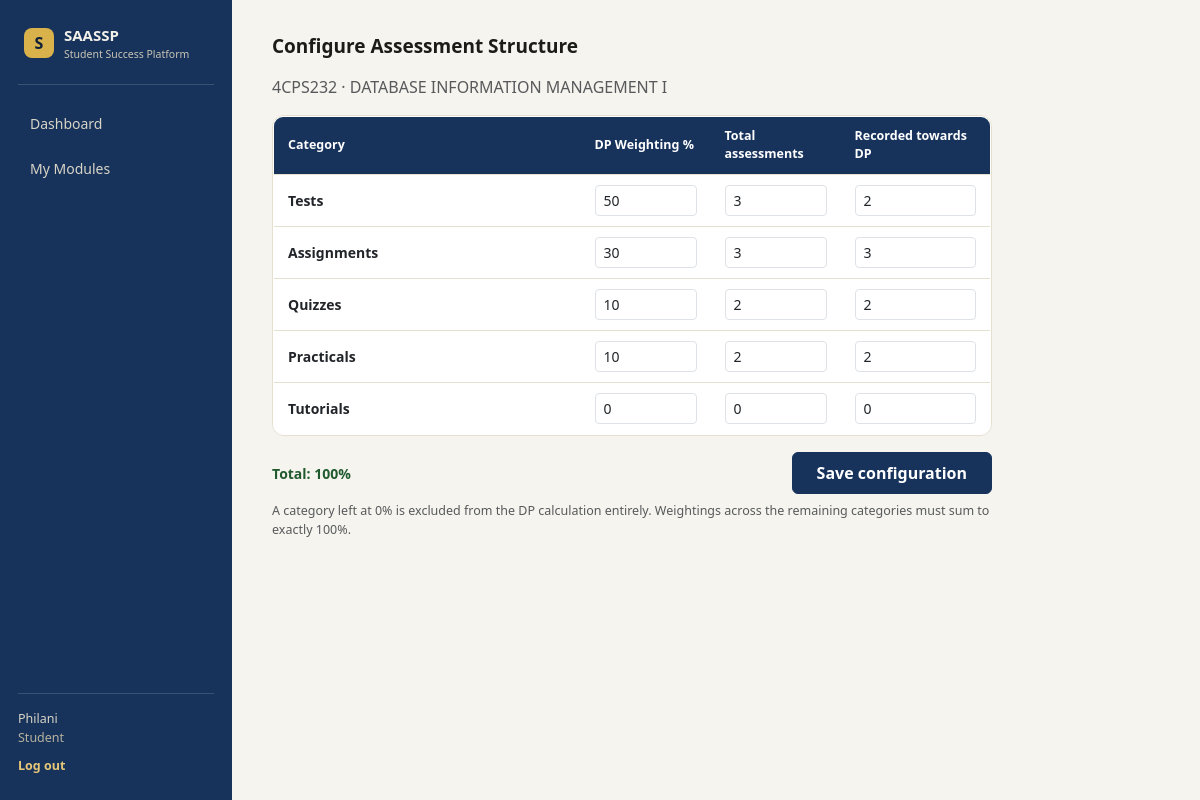
Screenshot of /student/module/6/configure (signed in) with the database file from the repository.
### backend/models.py (models this page shows, shortened)
class User(db.Model, UserMixin):
    __tablename__ = "users"
    id = db.Column(db.Integer, primary_key=True)          # UserID*#^
    name = db.Column(db.String(100), nullable=False)      # Name*
    student_number = db.Column(db.String(20), unique=True, nullable=True)  # StudentNumber*#
    email = db.Column(db.String(100), unique=True, nullable=True)  # Email*#
    role = db.Column(db.String(20), nullable=False)       # Role*# : student|academic_staff|admin
    password_hash = db.Column(db.String(255), nullable=False)  # PasswordHash*^
    student_modules = db.relationship("StudentModule", backref="student", lazy=True,
                                       foreign_keys="StudentModule.student_id")
    taught_modules = db.relationship("LecturerModule", backref="lecturer", lazy=True,
                                      foreign_keys="LecturerModule.lecturer_id",
                                      cascade="all, delete-orphan")

class StudentModule(db.Model):
    __tablename__ = "student_modules"
    id = db.Column(db.Integer, primary_key=True)
    student_id = db.Column(db.Integer, db.ForeignKey("users.id"), nullable=False)
    programme_code = db.Column(db.String(10), db.ForeignKey("programmes.programme_code"), nullable=False)
    module_code = db.Column(db.String(10), db.ForeignKey("modules.module_code"), nullable=False)
    module = db.relationship("Module")
    programme = db.relationship("Programme")
    categories = db.relationship("AssessmentCategoryConfig", backref="student_module",
                                  lazy=True, cascade="all, delete-orphan")
    marks = db.relationship("AssessmentMark", backref="student_module",
                             lazy=True, cascade="all, delete-orphan")
    __table_args__ = (db.UniqueConstraint("student_id", "module_code", name="uq_student_module"),)

class Module(db.Model):
    __tablename__ = "modules"
    module_code = db.Column(db.String(10), primary_key=True)  # ModuleCode*#
    module_name = db.Column(db.String(150), nullable=False)   # ModuleName*

class AssessmentCategoryConfig(db.Model):
    __tablename__ = "assessment_category_configs"
    id = db.Column(db.Integer, primary_key=True)
    student_module_id = db.Column(db.Integer, db.ForeignKey("student_modules.id"), nullable=False)
    category_name = db.Column(db.String(20), nullable=False)   # CategoryName*#
    dp_weighting = db.Column(db.Integer, nullable=False, default=0)     # DPWeighting*  (0-100)
    total_assessments = db.Column(db.Integer, nullable=False, default=0)  # TotalAssessments*
    recorded_count = db.Column(db.Integer, nullable=False, default=0)     # RecordedCount*
    __table_args__ = (db.UniqueConstraint("student_module_id", "category_name", name="uq_sm_category"),)

### backend/student.py (the view, shortened to what this page needs)
@student_bp.route("/module/<int:sm_id>/configure", methods=["GET", "POST"])
@login_required
def configure_assessment(sm_id):
    _require_student()
    sm = StudentModule.query.get_or_404(sm_id)
    if sm.student_id != current_user.id:
        abort(403)
    categories = current_app.config["ASSESSMENT_CATEGORIES"]
    existing = {c.category_name: c for c in sm.categories}
    return render_template("configure_assessment.html", sm=sm, categories=categories,
                            existing=existing, form_values=None)

### backend/student.py (called while the page is built)
def _require_student():
    if current_user.role != "student":
        abort(403)

### static/templates/configure_assessment.html (shortened to what this page needs)
{% extends "base.html" %}
{% block content %}
<div class="section-title">Configure Assessment Structure</div>
<p class="text-muted">{{ sm.module_code }} &middot; {{ sm.module.module_name }}</p>
<form method="post" id="config-form" style="max-width: 720px;">
  <div class="card" style="padding: 0; overflow: hidden;">
    <table class="saassp-table">
      <thead>
        <tr>
          <th>Category</th>
          <th style="width: 130px;">DP Weighting %</th>
          <th style="width: 130px;">Total assessments</th>
          <th style="width: 150px;">Recorded towards DP</th>
        </tr>
      </thead>
      <tbody>
        {% for cat in categories %}
        {% set existing_cat = existing.get(cat) %}
        <tr>
          <td style="font-weight:600;">{{ cat }}</td>
          <td><input type="number" min="0" max="100" class="form-control form-control-sm weight-input"
                     name="weight_{{ cat }}"
                     value="{{ form_values['weight_'+cat] if form_values else (existing_cat.dp_weighting if existing_cat else 0) }}"></td>
          <td><input type="number" min="0" class="form-control form-control-sm"
                     name="total_{{ cat }}"
                     value="{{ form_values['total_'+cat] if form_values else (existing_cat.total_assessments if existing_cat else 0) }}"></td>
          <td><input type="number" min="0" class="form-control form-control-sm"
                     name="recorded_{{ cat }}"
                     value="{{ form_values['recorded_'+cat] if form_values else (existing_cat.recorded_count if existing_cat else 0) }}"></td>
        </tr>
        {% endfor %}
      </tbody>
    </table>
  </div>
  <div class="d-flex align-items-center justify-content-between mt-3">
    <div id="weight-total" style="font-size: 14px; font-weight: 700;">Total: 0%</div>
    <button type="submit" class="btn btn-navy text-white px-4 py-2">Save configuration</button>
  </div>
  <p class="text-muted mt-2" style="font-size: 12.5px;">A category left at 0% is excluded from the DP calculation entirely. Weightings across the remaining categories must sum to exactly 100%.</p>
</form>
{% endblock %}

### static/templates/base.html (shortened to what this page needs)
<!doctype html>
<html lang="en">
<head>
  <link href="https://cdn.jsdelivr.net/npm/bootstrap@5.3.3/dist/css/bootstrap.min.css" rel="stylesheet">
  <link href="{{ url_for('static', filename='css/style.css') }}" rel="stylesheet">
</head>
<body>
{% if current_user.is_authenticated %}
<div class="app-shell">
  <nav class="sidebar">
    <div class="brand">
      <div class="brand-mark">S</div>
      <div>
        <div class="brand-title">SAASSP</div>
        <div class="brand-sub">Student Success Platform</div>
      </div>
    </div>
    <div class="nav-links">
      {% if current_user.role == 'student' %}
        <a href="{{ url_for('student.dashboard') }}" class="{{ 'active' if request.endpoint == 'student.dashboard' }}">Dashboard</a>
        <a href="{{ url_for('student.select_programme') }}" class="{{ 'active' if request.endpoint in ['student.select_programme','student.select_modules'] }}">My Modules</a>
      {% elif current_user.role == 'academic_staff' %}
        <a href="{{ url_for('staff.student_list') }}" class="{{ 'active' if request.endpoint and request.endpoint.startswith('staff.') }}">Students</a>
      {% elif current_user.role == 'admin' %}
        <a href="{{ url_for('admin.programmes') }}" class="{{ 'active' if request.endpoint == 'admin.programmes' }}">Programme Data</a>
        <a href="{{ url_for('admin.users') }}" class="{{ 'active' if request.endpoint == 'admin.users' }}">User Accounts</a>
      {% endif %}
    </div>
    <div class="sidebar-footer">
      <div class="who">{{ current_user.name }}<br><span class="role-tag">{{ current_user.role.replace('_',' ') }}</span></div>
      <a href="{{ url_for('auth.logout') }}" class="logout-link">Log out</a>
    </div>
  </nav>
  <main class="content">
    {% block content %}{% endblock %}
  </main>
</div>
{% endif %}
</body>
</html>

### static/css/style.css (style rules this page uses)
:root { --navy: #17335C; --navy-dark: #0F2038; --gold: #D9B24C; --ivory: #F6F4EF; --card-border: #E4DFCF; --muted: #6B6656; --text: #1B1B18; --very-safe: #0F5FA6; --safe: #2E7DB8; --generally-safe: #5FA8D3; --pass-risk: #D98C2B; --danger: #C1560A; --critical: #A63603; }
body { margin: 0; font-family: 'Segoe UI', system-ui, -apple-system, sans-serif; background: var(--ivory); color: var(--text); }
.app-shell { display: flex; min-height: 100vh; }
.sidebar { width: 232px; flex: none; background: var(--navy); color: #F3F1EA; display: flex; flex-direction: column; padding: 24px 18px; }
.brand { display: flex; align-items: center; gap: 10px; padding: 0 6px 22px 6px; border-bottom: 1px solid rgba(243,241,234,0.16); margin-bottom: 18px; }
.brand-mark { width: 30px; height: 30px; border-radius: 8px; background: var(--gold); color: var(--navy-dark); font-weight: 800; display: flex; align-items: center; justify-content: center; }
.brand-title { font-weight: 800; font-size: 15px; }
.brand-sub { font-size: 10.5px; color: #C9C4B4; }
.nav-links { display: flex; flex-direction: column; gap: 4px; }
.nav-links a { color: #D8D4C6; text-decoration: none; font-weight: 500; font-size: 14px; padding: 10px 12px; border-radius: 8px; }
.sidebar-footer { margin-top: auto; padding-top: 16px; border-top: 1px solid rgba(243,241,234,0.16); font-size: 12.5px; }
.who { color: #D8D4C6; margin-bottom: 10px; }
.role-tag { text-transform: capitalize; color: #B7B29E; }
.logout-link { color: #E7C878; text-decoration: none; font-weight: 600; }
.content { flex: 1; padding: 32px 40px; max-width: 1200px; }
.card { background: #FFFFFF; border: 1px solid var(--card-border); border-radius: 12px; padding: 20px; }
.btn-navy { background: var(--navy); border-color: var(--navy); font-weight: 700; }
.section-title { font-weight: 700; font-size: 19px; margin-bottom: 14px; }
table.saassp-table { width: 100%; border-collapse: collapse; background: #fff; border: 1px solid var(--card-border); border-radius: 10px; overflow: hidden; }
table.saassp-table th { background: var(--navy); color: #fff; text-align: left; padding: 10px 14px; font-size: 12.5px; }
table.saassp-table td { padding: 10px 14px; border-top: 1px solid var(--card-border); font-size: 14px; }

### rows the page displays
User: name "Philani", role.replace "Student"
StudentModule: module_code "4CPS232"
Module: module.module_name "DATABASE INFORMATION MANAGEMENT I"
AssessmentCategoryConfig: category_name "Tests", weight_Tests "50", total_Tests "3", recorded_Tests "2"
AssessmentCategoryConfig: category_name "Assignments", weight_Assignments "30", total_Assignments "3", recorded_Assignments "3"
AssessmentCategoryConfig: category_name "Quizzes", weight_Quizzes "10", total_Quizzes "2", recorded_Quizzes "2"
AssessmentCategoryConfig: category_name "Practicals", weight_Practicals "10", total_Practicals "2", recorded_Practicals "2"
AssessmentCategoryConfig: category_name "Tutorials", weight_Tutorials "0", total_Tutorials "0", recorded_Tutorials "0"
